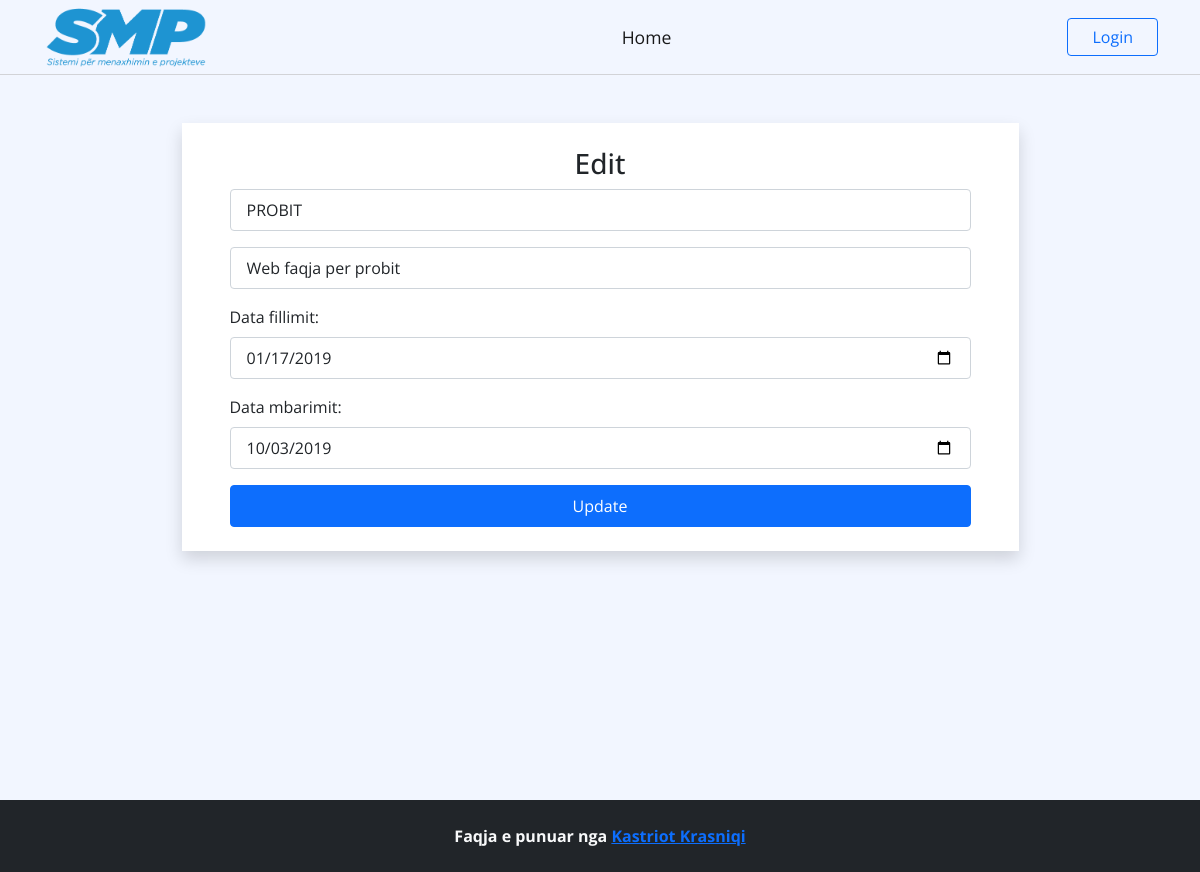
/shto_modifikoProjektet.php?projektiid=1, run on the app's committed database.
### tables this page shows
CREATE TABLE `projektet` (
  `projektiid` int(11) NOT NULL,
  `emri` varchar(50) NOT NULL,
  `pershkrimi` text DEFAULT NULL,
  `datafillimit` date NOT NULL,
  `datambarimit` date NOT NULL
);

### inc/sqlfunctions.php (called while the page is built, shortened)
<?php
    function connection(){
    $conn=mysqli_connect('localhost','root','','smp');
    return $conn;
}
    function merrProjektiid($projektiid){
        $conn=connection();
        $sql="SELECT * FROM projektet where projektiid='$projektiid'";
        $result=mysqli_query($conn,$sql);
        return $result;
    }
?>

### shto_modifikoProjektet.php (the view, shortened to what this page needs)
<?php include './inc/sqlfunctions.php'; ?>
<!DOCTYPE html>
<html lang="en">
<head>
    <link rel="stylesheet" href="https://cdnjs.cloudflare.com/ajax/libs/font-awesome/6.0.0-beta3/css/all.min.css" />
    <link rel="stylesheet" href="https://cdn.jsdelivr.net/npm/bootstrap@5.0.2/dist/css/bootstrap.min.css"
 />
</head>
<?php
            if(isset($_GET['projektiid'])){
                $projekti=mysqli_fetch_assoc(merrProjektiid($_GET['projektiid']));
            }
?>
<body>
    <?php include './inc/header.php'; ?>
    <div class="container d-flex justify-content-center forma">
        <form action="" id="shtoAntar" method="post" class="bg-white w-75
          my-5 py-4 px-5 shadow">
            <?php if(!empty($projekti['projektiid'])): ?>
            <h3 class="text-center ">Edit</h3>
            <?php endif; ?>
            <div class="mb-3 position-relative">
                <input type="text" class="form-control py-2 px-3" placeholder="Emri projektit" name="emri"
                    value="<?php if(!empty($projekti['emri'])) echo $projekti['emri'] ?>" />
            </div>
            <div class="mb-3 position-relative">
                <input type="text" class="form-control py-2 px-3" placeholder="Pershkrimi" name="pershkrimi"
                    value="<?php if(!empty($projekti['pershkrimi'])) echo $projekti['pershkrimi'] ?>" />
            </div>
            <div class="mb-3 position-relative">
                <label for="datafillimit" class="form-label">Data fillimit:</label>
                <input type="date" class="form-control py-2 px-3" placeholder="Data fillimit" name="datafillimit"
                    value="<?php if(!empty($projekti['datafillimit'])) echo $projekti['datafillimit'] ?>" />
            </div>
            <div class="mb-3 position-relative">
                <label for="datafillimit" class="form-label">Data mbarimit:</label>
                <input type="date" class="form-control py-2 px-3" name="datambarimit"
                    value="<?php if(!empty($projekti['datambarimit'])) echo $projekti['datambarimit'] ?>" />
            </div>
            <?php if(!empty($projekti['projektiid'])): ?>
            <button class="btn btn-primary w-100 py-2" name="update" type="submit">
                Update
            </button>
            <?php else: ?>
            <button class="btn btn-success w-100 py-2" name="shto" type="submit">
                Shto
            </button>
            <?php endif; ?>
        </form>
    </div>
    <?php include './inc/footer.php'; ?>
</body>
</html>

### styles/header.css (style rules this page uses)
body { font-family: "Open Sans", sans-serif; }

### shto_modifikoProjektet.php (style rules this page uses)
body { background-color: #f2f6ff; }
.forma { height: calc(100vh - 75px); }
#shtoAntar { height: fit-content; }

### data on the page
projektet: emri "PROBIT", pershkrimi "Web faqja per probit", datafillimit "01/17/2019", datambarimit "10/03/2019"
